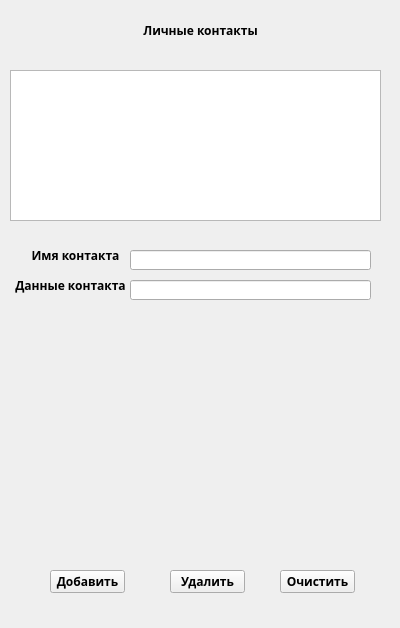
<?xml version="1.0" encoding="UTF-8"?>
<ui version="4.0">
 <class>Form</class>
 <widget class="QWidget" name="Form">
  <property name="geometry">
   <rect>
    <x>0</x>
    <y>0</y>
    <width>400</width>
    <height>628</height>
   </rect>
  </property>
  <property name="font">
   <font>
    <family>Nueva Std</family>
    <weight>75</weight>
    <bold>true</bold>
   </font>
  </property>
  <property name="windowTitle">
   <string>Автоматизированная книга контактов</string>
  </property>
  <widget class="QLabel" name="label">
   <property name="geometry">
    <rect>
     <x>80</x>
     <y>20</y>
     <width>241</width>
     <height>20</height>
    </rect>
   </property>
   <property name="font">
    <font>
     <pointsize>9</pointsize>
    </font>
   </property>
   <property name="text">
    <string>Личные контакты</string>
   </property>
   <property name="alignment">
    <set>Qt::AlignCenter</set>
   </property>
  </widget>
  <widget class="QListWidget" name="listWidget">
   <property name="geometry">
    <rect>
     <x>10</x>
     <y>70</y>
     <width>371</width>
     <height>151</height>
    </rect>
   </property>
  </widget>
  <widget class="QPushButton" name="pushButton">
   <property name="geometry">
    <rect>
     <x>50</x>
     <y>570</y>
     <width>75</width>
     <height>23</height>
    </rect>
   </property>
   <property name="text">
    <string>Добавить</string>
   </property>
  </widget>
  <widget class="QPushButton" name="pushButton_2">
   <property name="geometry">
    <rect>
     <x>170</x>
     <y>570</y>
     <width>75</width>
     <height>23</height>
    </rect>
   </property>
   <property name="text">
    <string>Удалить</string>
   </property>
  </widget>
  <widget class="QPushButton" name="pushButton_3">
   <property name="geometry">
    <rect>
     <x>280</x>
     <y>570</y>
     <width>75</width>
     <height>23</height>
    </rect>
   </property>
   <property name="text">
    <string>Очистить</string>
   </property>
  </widget>
  <widget class="QLabel" name="label_2">
   <property name="geometry">
    <rect>
     <x>30</x>
     <y>240</y>
     <width>91</width>
     <height>31</height>
    </rect>
   </property>
   <property name="text">
    <string>Имя контакта</string>
   </property>
   <property name="alignment">
    <set>Qt::AlignCenter</set>
   </property>
  </widget>
  <widget class="QLabel" name="label_3">
   <property name="geometry">
    <rect>
     <x>10</x>
     <y>270</y>
     <width>121</width>
     <height>31</height>
    </rect>
   </property>
   <property name="text">
    <string>Данные контакта</string>
   </property>
   <property name="alignment">
    <set>Qt::AlignCenter</set>
   </property>
  </widget>
  <widget class="QLineEdit" name="lineEdit">
   <property name="geometry">
    <rect>
     <x>130</x>
     <y>250</y>
     <width>241</width>
     <height>20</height>
    </rect>
   </property>
  </widget>
  <widget class="QLineEdit" name="lineEdit_2">
   <property name="geometry">
    <rect>
     <x>130</x>
     <y>280</y>
     <width>241</width>
     <height>20</height>
    </rect>
   </property>
  </widget>
 </widget>
 <resources/>
 <connections/>
</ui>
